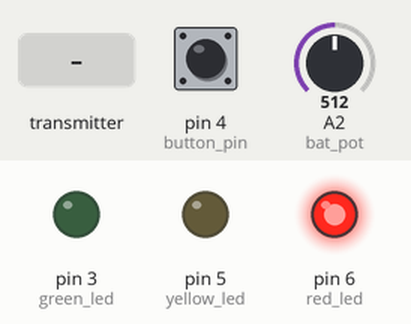
Simulated run of this sketch. Board: Arduino Uno, built with avr-gcc and run on an emulated ATmega328P. On the bench: output pins drawn as LEDs (lit = HIGH). Inputs (shaded band) come from the test bench; at power-on: pin 4 (button_pin) HIGH, A2 (bat_pot) = 512. No radio packets arrive unless stated; what the sketch prints to the serial monitor is not drawn.

Above: at 1.5 s.
1.6 s: the transmitter starts sending throttle = 512
At 2.8 s:
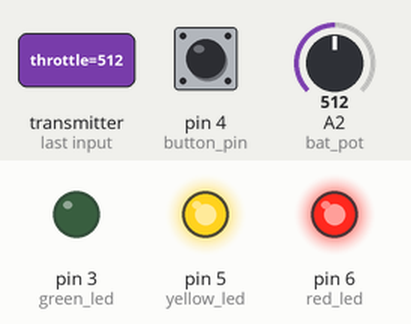
3.1 s: the transmitter starts sending throttle = 1023
At 4.1 s:
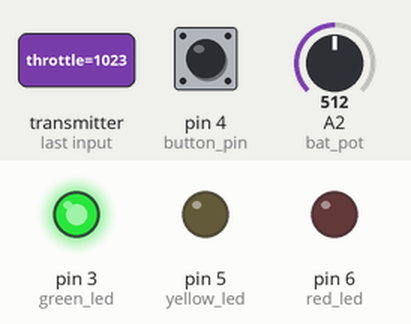
4.6 s: the transmitter starts sending throttle = 0
At 5.5 s:
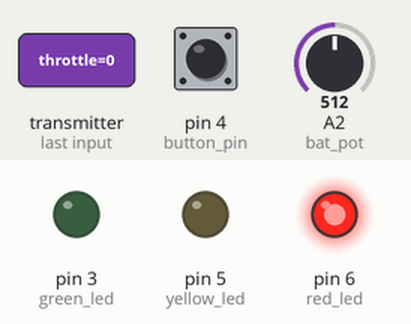
Timing chart, 0 to 7.6 s (numbered marks = the images above; inputs shaded):
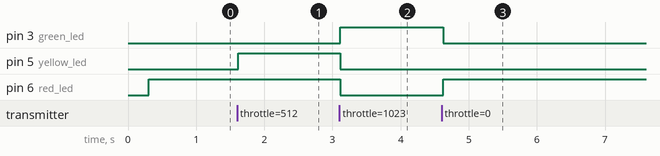

Measured:
- after the input at 1.6 s, pin 5 (yellow_led): LOW → HIGH at once
- after the input at 3.1 s, pin 3 (green_led): LOW → HIGH at once; pin 5 (yellow_led), pin 6 (red_led): HIGH → LOW at once
- after the input at 4.6 s, pin 3 (green_led): HIGH → LOW at once; pin 6 (red_led): LOW → HIGH at once

The sketch:

board_test_V2.ino
```cpp
#include <SPI.h>
#include "RF24.h"
#include <nRF24L01.h>
unsigned long timer;

RF24 myRadio (9, 10);
const uint64_t pipe[1]= {0xF0F0F0F0E1LL};

struct boardData {
    int batteryLevel;
    byte slip;
};

struct boardData data;

bool recievedData = false;
uint32_t lastTimeReceived = 0;

byte red_led = 6;
byte yellow_led = 5;
byte green_led = 3;
byte button_pin = 4;
int bat_pot = A2;
int throttle;

void setup() {
    Serial.begin(9600);
    delay(100);
    pinMode(red_led, OUTPUT);
    pinMode(yellow_led, OUTPUT);
    pinMode(green_led, OUTPUT);
    pinMode(button_pin, INPUT_PULLUP);
    delay(100);
    myRadio.begin();
    delay(100);
    myRadio.setAutoAck(true);
    myRadio.enableAckPayload();
    myRadio.enableDynamicPayloads();
    myRadio.openReadingPipe(1, pipe[0]);
    myRadio.startListening();
    myRadio.setRetries(15,15);
}

void loop() {
    read_board_values();
    get_data_remote();
    update_leds();
}

void read_board_values(){
    if(digitalRead(button_pin) == 1){
        data.slip = 1;
    }
    else{
        data.slip = 0;
    }
    data.batteryLevel = analogRead(bat_pot);
}

void get_data_remote(){
    if (myRadio.available()){
            myRadio.writeAckPayload(pipe, &data, sizeof(data));
            myRadio.read(&throttle, sizeof(throttle) );
            Serial.print("Speed: ");
            Serial.println(throttle);
    }
}

void update_leds(){
    if(throttle == 512){
        digitalWrite(green_led, LOW);
        digitalWrite(yellow_led, HIGH);
        digitalWrite(red_led, HIGH);
    }

    else if(throttle < 512){
        digitalWrite(green_led, LOW);
        digitalWrite(yellow_led, LOW);
        digitalWrite(red_led, HIGH);
    }

    else{
        digitalWrite(green_led, HIGH);
        digitalWrite(yellow_led, LOW);
        digitalWrite(red_led, LOW);
    }

    Serial.println(data.slip);
    Serial.println(data.batteryLevel);
}
```
